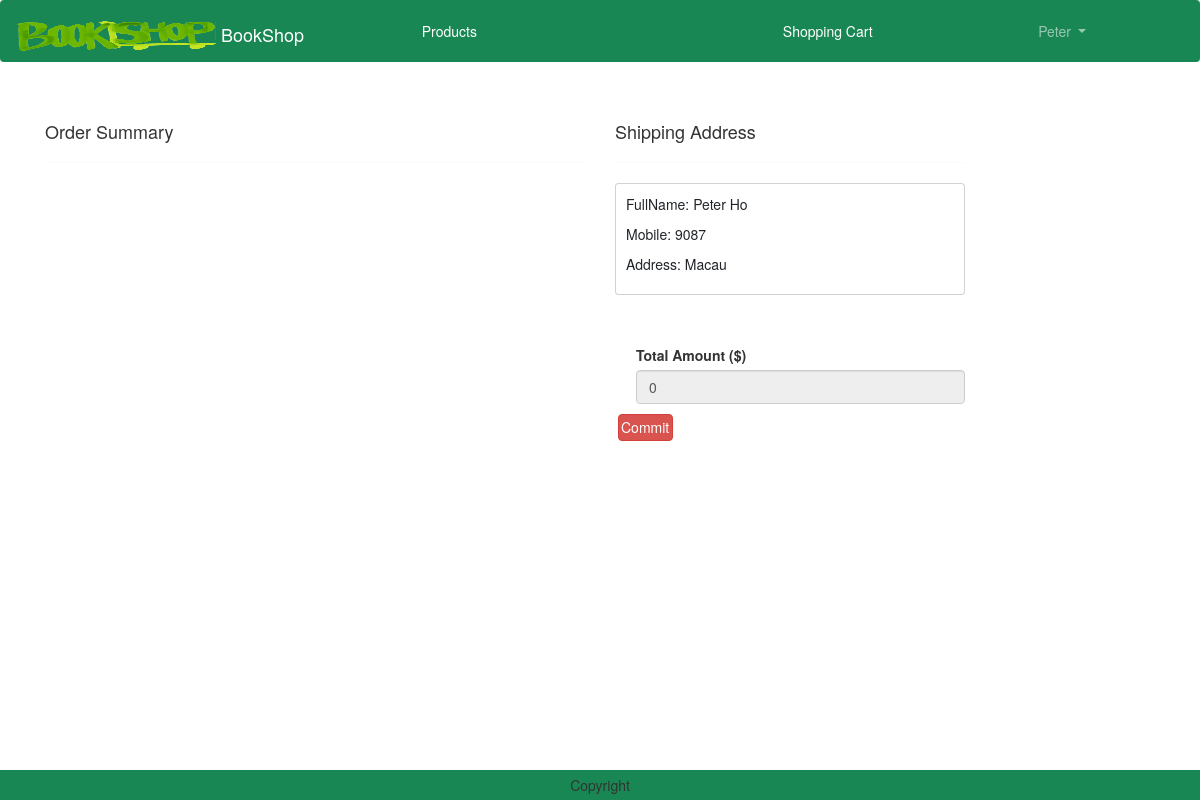
/checkout/ (signed in), run on the app's committed database.
### customers/models.py (models this page shows, shortened)
class Customer(models.Model):
    user = models.OneToOneField(User, on_delete=models.CASCADE, blank=True, primary_key=True)
    fullName = models.CharField(max_length=60)
    phoneNum = models.CharField(max_length=11)
    address = models.CharField(max_length=150)

### order/views.py (the view)
# urls.py: path("checkout/", views.Checkout.as_view(), name="checkout"),
class Checkout(View):
    def get(self, request):
        user = request.user
        address = Customer.objects.filter(user=user)
        shoppingcart = ShoppingCart.objects.filter(user=user)
        PONumber = datetime.now().strftime('%Y%m%d%H%M%S') + str(random.randint(1000, 9999)) + str(user.id)
        totalamount = 0
        for p in shoppingcart:
            value = p.quantity * p.product.price
            totalamount = totalamount + value
        return render(request, 'checkout.html', locals())

### templates/checkout.html (shortened to what this page needs)
{% extends 'base.html' %}
{% load static %}
{% block main-content %}
<div class="container">
    <div class="row mt-5">
        <div class="col-sm-6">
            <h4>Order Summary</h4>
            <hr>
        </div>
        <div class="col-sm-4" offset-sm-1>
            <h4>Shipping Address</h4>
            <hr>
            <form method="post" id="myform">
                {% for address in address %}
                    <div class="card">
                        <div class="card-body">
                            <P>FullName: {{address.fullName}}</P>
                            <p>Mobile: {{address.phoneNum}}</p>
                            <p>Address: {{address.address}}</p>
                        </div>
                    </div>
                    {% endfor %}
                    <div class="form-check mt-2 mb-5" >
                    </div>
                <div class="form-check mb-3">
                    <label for="totalamount" class="form-label" >Total Amount ($)</label>
                    <input type="number" class="form-control" name="totalamount" value={{totalamount}} readonly>
                </div>
            </form>
            <form action="{% url 'order:orderCommit' %}" class="d-inline" method="post">
                <button type="sumbit" class="d-grid gap-2 btn btn-danger p-1 m-1 btn-1g text-decoration-none text-white" >Commit</button>
            </form>
        </div>
    </div>
</div>
{% endblock main-content %}

### templates/base.html (shortened to what this page needs)
<!DOCTYPE html>
{% load static %}
<html lang="en">
<head>
    <link href="https://cdn.jsdelivr.net/npm/bootstrap@5.3.0-alpha1/dist/css/bootstrap.min.css" rel="stylesheet">
    <link href="https://cdn.bootcss.com/bootstrap/3.3.7/css/bootstrap.min.css" rel="stylesheet">
    <link rel="stylesheet" href="{% static 'css/owl.carousel.min.css' %}">
    <link rel="stylesheet" href="{% static 'css/all.min.css' %}">
    <link rel="stylesheet" href="{% static 'css/style.css' %}">
    <link rel="stylesheet" href="https://cdnjs.cloudflare.com/ajax/libs/bootstrap-datetimepicker/4.17.47/css/bootstrap-datetimepicker.css">
</head>
<body>
    <nav class="navbar navbar-expand-lg navbar-dark bg-success nav-fill">
        <div class="container-fluid">
          <a class="navbar-brand" href="{% url 'products:home' %}">
            <img src="{% static "logo.png" %}" alt="BookShop" width="200" height="30" class="d-inline-block align-text-top">
            BookShop
          </a>
          <div class="collapse navbar-collapse" id="navbarSupportedContent">
            <ul class="navbar-nav me-auto mb-2 mb-lg-0" style="width:100%; text-align:center">
              <li class="nav-item" style="display:inline-block">
                <a class="nav-link text-white" href="{% url 'products:products' %}">Products</a>
              </li>
            <li class="nav-item" style="display:inline-block">
            </li>
              {% if user.is_authenticated %}
                  {% for group in request.user.groups.all %}
                    {% if group.name == 'Vendor' %}
                      <li class="nav-item mx-2" style="display:inline-block">
                        <a class="nav-link text-white" href="{% url 'products:productsAdd' %}">Add A New Product</a>
                      </li>
                      <li class="nav-item dropdown mx-2" style="display:inline-block">
                        <a class="nav-link dropdown-toggle" href="#" role="button" data-bs-toggle="dropdown" aria-expanded="false">
                          {{ user.username }}
                        </a>
                        <ul class="dropdown-menu" >
                          <li><a class="dropdown-item" href="{% url 'order:orders' %}?filter=allVendor">Orders</a></li>
                          <li><a class="dropdown-item" href="{% url 'logout' %}">Logout</a></li>
                        </ul>
                      </li>
                    {% elif group.name == 'Customer' %}
                      <li class="nav-item mx-2" style="display:inline-block">
                          <a class="nav-link text-white" href="{% url 'shoppingcart' %}">Shopping Cart</a>
                      </li>
                      <li class="nav-item dropdown mx-2" style="display:inline-block">
                          <a class="nav-link dropdown-toggle" href="#" role="button" data-bs-toggle="dropdown" aria-expanded="false">
                            {{ user.username }}
                          </a>
                      </li>
                    {% endif %}
                  {% endfor %}
              {% endif %}
              </ul>
          </div>
        </div>
      </nav>
      {% block main-content %}{% endblock main-content %}
      <div>
        <div style="height:60px"></div>
        <footer class="container-fluid fixed-bottom bg-success text-center p-2 mt-5">
            Copyright
        </footer>
      </div>
</body>
</html>

### data on the page
Customer: fullName "Peter Ho", phoneNum "9087", address "Macau"

### other printed values
{{ user.username }} "Peter"
